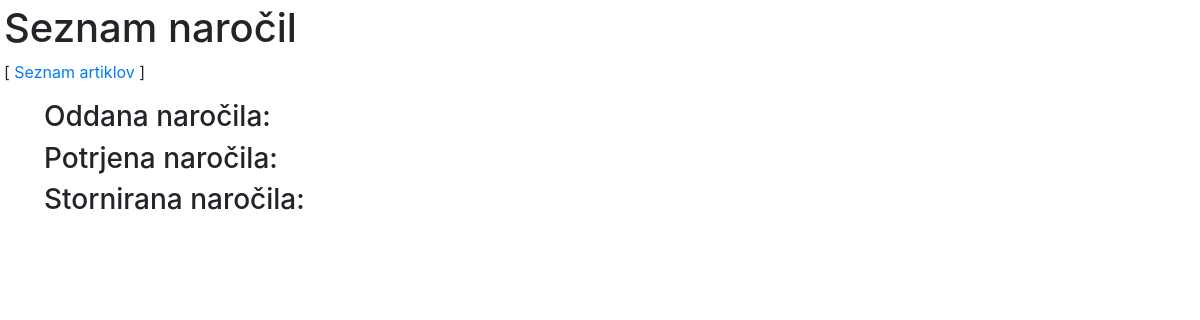
Page /orders (signed in) on the earlier database version.
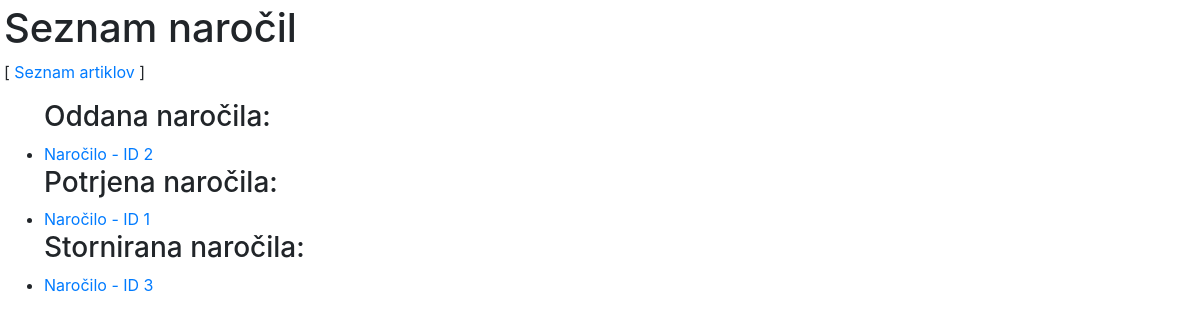
Same page on the later database version.
### tables this page shows
CREATE TABLE `bill` (
  `id` int(11) NOT NULL AUTO_INCREMENT,
  `id_user` int(11) NOT NULL,
  `id_seller` int(11),   
  `status` smallint NOT NULL,
  PRIMARY KEY (`id`),
  CONSTRAINT `FK_order_user` FOREIGN KEY(`id_user`) REFERENCES `user`(`id`),
  CONSTRAINT `FK_order_seller` FOREIGN KEY(`id_seller`) REFERENCES `user`(`id`)
);

### model/DB.php (called while the page is built, shortened)
<?php
class DBInit {
    private static $host = "localhost";
    private static $user = "root";
    private static $password = "ep";
    private static $schema = "articlestore";
    private static $instance = null;
    public static function getInstance() {
        if (!self::$instance) {
            $config = "mysql:host=" . self::$host
                    . ";dbname=" . self::$schema;
            $options = array(
                PDO::ATTR_ERRMODE => PDO::ERRMODE_EXCEPTION,
                PDO::ATTR_DEFAULT_FETCH_MODE => PDO::FETCH_ASSOC,
                PDO::ATTR_PERSISTENT => true,
                PDO::MYSQL_ATTR_INIT_COMMAND => 'SET NAMES utf8'
            );
            self::$instance = new PDO($config, self::$user, self::$password, $options);
        }
        return self::$instance;
    }
}

### model/AbstractDB.php (called while the page is built, shortened)
<?php
require_once 'model/DB.php';
abstract class AbstractDB {
    protected static $dbh = null;
    public static function getConnection() {
        if (is_null(self::$dbh)) {
            self::$dbh = DBInit::getInstance();
        }
        return self::$dbh;
    }
    public static function query($sql, array $params = []) {
        $stmt = self::getConnection()->prepare($sql);
        $params_filtered = self::filterParams($sql, $params);
        $stmt->execute($params_filtered);
        return $stmt->fetchAll();
    }
    protected static function filterParams($sql, array $params) {
        $sql_split = preg_split("/[\(\) ,]/", $sql);
        $sql_params = array_values(preg_grep('/^:/', $sql_split));
        $result = array();
        return $result;
    }
    protected static function alterKeys(array $params) {
        $result = array();
        return $result;
    }
}

### model/OrderDB.php (called while the page is built, shortened)
<?php
class OrderDB extends AbstractDB {
    public static function getAll() {
        return parent::query("SELECT id, id_user, id_seller, status"
                        . " FROM bill"
                        . " ORDER BY id ASC");
    }
}

### ViewHelper.php (called while the page is built, shortened)
<?php
class ViewHelper {
    public static function render($file, $variables = array()) {
        extract($variables);
        include($file);
        return ob_get_clean();
    }
}

### view/order-list.php (the view, shortened to what this page needs)
<!DOCTYPE html>
<link rel ="stylesheet" type="text/css" href="<?= CSS_URL . "bootstrap.min.css" ?>">
<link rel="stylesheet" type="text/css" href="<?= CSS_URL . "style.css" ?>">
<?php if(isset($_SESSION["loggedin"]) && $_SESSION["type"] == 0) { ?>
<?php } else if(isset($_SESSION["loggedin"]) && $_SESSION["type"] == 1) { ?>
    <h1>Seznam naročil</h1>
<?php } else if(isset($_SESSION["loggedin"]) && $_SESSION["type"] == 2) { ?>
    <title>Moja naročila</title>
    <h1>Moja naročila</h1>
<?php } ?>
<p>[
<?php if(isset($_SESSION["loggedin"]) && $_SESSION["type"] != 0) { ?>
    <a href="<?= BASE_URL . "articles" ?>">Seznam artiklov</a>
<?php } ?>
]</p>
<ul>
    <?php if(isset($_SESSION["loggedin"])) {
        if ($_SESSION["type"] == 0) { ?>
    <?php } else if ($_SESSION["type"] == 1) { ?>
        <h3>Oddana naročila:</h3>
    <?php foreach ($orders as $order):
            if ($order["status"] == 1) { ?>
                <li><a href="<?= BASE_URL . "orders/" . $order["id"] ?>">
                    Naročilo - ID <?= $order["id"] ?>
                </a></li>
            <?php } endforeach; ?>
        <h3>Potrjena naročila:</h3>
            <?php foreach ($orders as $order):
            if ($order["status"] == 0) { ?>
                <li><a href="<?= BASE_URL . "orders/" . $order["id"] ?>">
                    Naročilo - ID <?= $order["id"] ?>
                </a></li>
            <?php } endforeach; ?>
        <h3>Stornirana naročila:</h3>
            <?php foreach ($orders as $order):
            if ($order["status"] == 2) { ?>
                <li><a href="<?= BASE_URL . "orders/" . $order["id"] ?>">
                    Naročilo - ID <?= $order["id"] ?>
                </a></li>
            <?php } endforeach; ?>
        <?php } else if ($_SESSION["type"] == 2) {
            foreach ($orders as $order):
                if ($order["id_user"] == $_SESSION["id"]) { ?>
                    <li><a href="<?= BASE_URL . "orders/" . $order["id"] ?>">
                    Naročilo - ID <?= $order["id"] ?> </a>| Status naročila:
                    <?php if ($order["status"] == 0) { ?> POTRJENO
                    <?php } else if ($order["status"] == 1) { ?> ODDANO
                    <?php } else if ($order["status"] == 2) { ?> STORNIRANO
                    <?php } ?>
                        </li>
            <?php } endforeach; ?>
        <?php } ?>
    <?php } ?>
</ul>

### index.php (shortened to what this page needs)
<?php
require_once("controller/OrdersController.php");
$path = isset($_SERVER["PATH_INFO"]) ? trim($_SERVER["PATH_INFO"], "/") : "";
$urls = [
    "/^orders$/" => function ($method) {
        OrdersController::index();
    },
    "/^orders\/(\d+)$/" => function ($method, $id) {
        OrdersController::get($id);
    },
    "/^profile\/(\d+)$/" => function ($method, $id) {
        if ($method == "POST") {
            UsersController::editProfile($id);
        } else {
            UsersController::editProfileForm($id);
        }
    },
    "/^logout$/" => function ($method) {
        CtrlLogout::logout();
    },
    "/^login$/" => function ($method) {
        CtrlLogin::index();
    },
    "/^registration$/" => function ($method) {
        CtrlRegistration::indexReg();
    },
    "/^users$/" => function ($method) {
        UsersController::index();
    },
    "/^users\/(\d+)$/" => function ($method, $id) {
        UsersController::get($id);
    },
    "/^users\/add$/" => function ($method) {
        if ($method == "POST") {
            UsersController::add();
        } else {
            UsersController::addForm();
        }
    },
    "/^users\/edit\/(\d+)$/" => function ($method, $id) {
        if ($method == "POST") {
            UsersController::edit($id);
        } else {
            UsersController::editForm($id);
        }
    },
    "/^users\/delete\/(\d+)$/" => function ($method, $id) {
        if ($method == "POST") {
            UsersController::delete($id);
        }
    },
    "/^articles$/" => function ($method) {
        ArticlesController::index();
    },
    "/^articles\/(\d+)$/" => function ($method, $id) {
        ArticlesController::get($id);
    },
    "/^articles\/add$/" => function ($method) {
        if ($method == "POST") {
            ArticlesController::add();
        } else {
            ArticlesController::addForm();
        }
    },
    "/^articles\/edit\/(\d+)$/" => function ($method, $id) {
        if ($method == "POST") {
            ArticlesController::edit($id);
        } else {
            ArticlesController::editForm($id);
        }
    },
    "/^articles\/delete\/(\d+)$/" => function ($method, $id) {
        if ($method == "POST") {
            ArticlesController::delete($id);
        }
    },
    "/^articles\/(\d+)\/(foo|bar|baz)\/(\d+)$/" => function ($method, $id, $val, $num) {
        echo "$id, $val, $num";
    },
    "/^$/" => function () {
        ViewHelper::redirect(BASE_URL . "articles");
    },
    "/^api\/articles\/(\d+)$/" => function ($method, $id) {
        switch ($method) {
            case "DELETE":
                ArticlesRESTController::delete($id);
                break;
            case "PUT":
                ArticlesRESTController::edit($id);
                break;
            default:
                ArticlesRESTController::get($id);
                break;
        }
    },
    "/^api\/articles$/" => function ($method) {
        switch ($method) {
            case "POST":
                ArticlesRESTController::add();
                break;
            default:
                ArticlesRESTController::index();
                break;
        }
    },
];
foreach ($urls as $pattern => $controller) {
    if (preg_match($pattern, $path, $params)) {
        try {
            $params[0] = $_SERVER["REQUEST_METHOD"];
            $controller(...$params);
        } catch (InvalidArgumentException $e) {
            ViewHelper::error404();
        } catch (Exception $e) {
            ViewHelper::displayError($e, true);
        }
        exit();
    }
}
?>

### controller/OrdersController.php (shortened to what this page needs)
<?php
require_once("model/OrderDB.php");
require_once("ViewHelper.php");
class OrdersController {
    public static function index() {
        echo ViewHelper::render("view/order-list.php", [
            "orders" => OrderDB::getAll()
        ]);
    }
}

Differences in the rows shown:
added bill: id "2"
added bill: id "1"
added bill: id "3"
